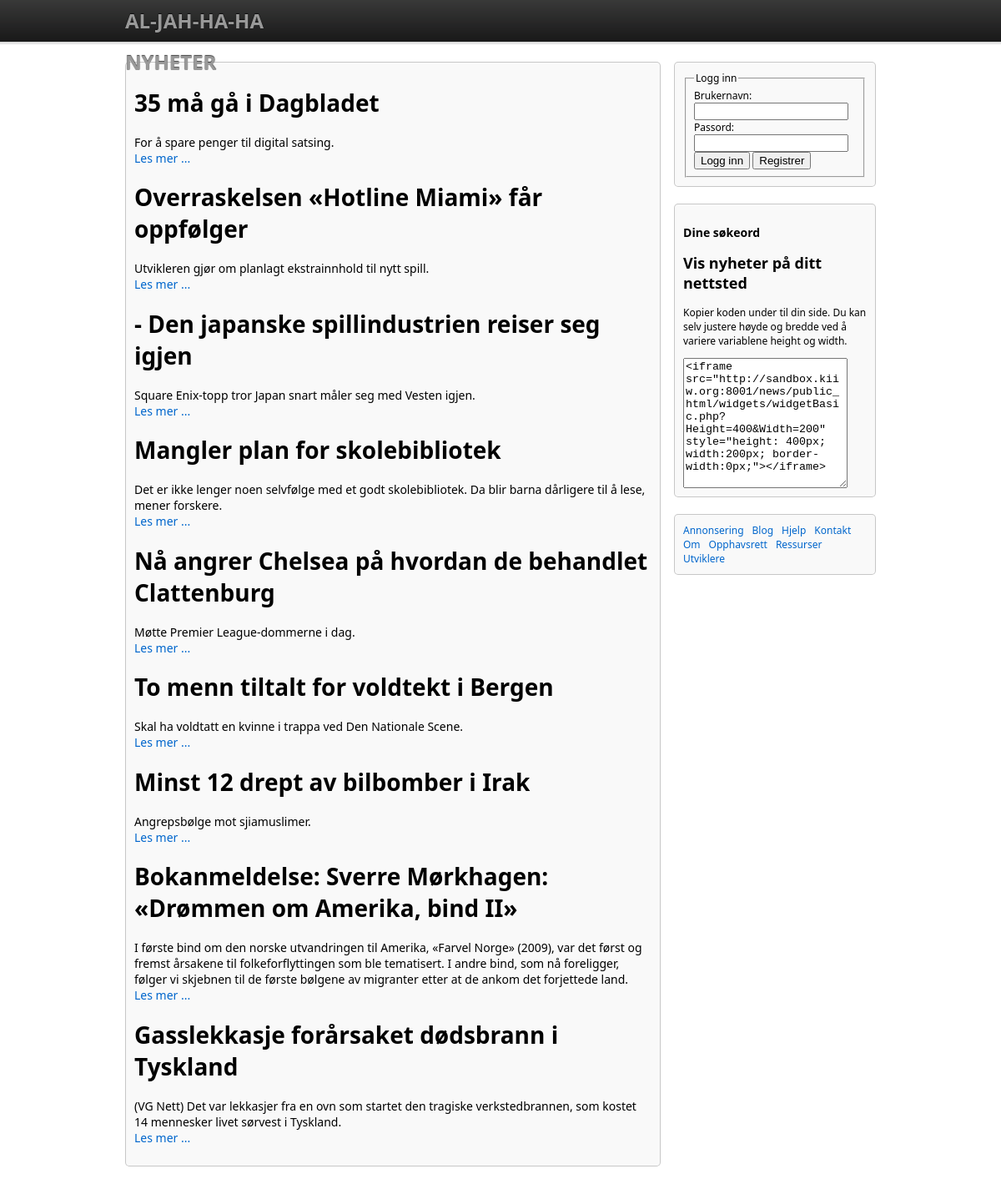
The app's page /news/public_html/index.php with its own data.
### tables this page shows
CREATE TABLE IF NOT EXISTS `news` (
  `id` int(10) unsigned NOT NULL AUTO_INCREMENT,
  `title` varchar(255) NOT NULL,
  `description` mediumtext NOT NULL,
  `link` varchar(255) NOT NULL,
  `author` varchar(150) NOT NULL,
  `publish_date` datetime NOT NULL,
  `guid` varchar(255) NOT NULL,
  PRIMARY KEY (`id`)
);

### news/includes/application.start.php (called while the page is built, shortened)
<?php
function application_autoloader($class)
{
	$folders = explode('_', $class);
}
function fetch($key)
{
	if(isset($_POST[$key]))
		return $_POST[$key];
	elseif(isset($_GET[$key]))
		return $_GET[$key];
	else
		return false;
}
?>

### news/class/Authenticate.php (called while the page is built, shortened)
<?php
require_once 'Database.php';
class Authenticate
{
	private static $_userId = null;
	private static function GetUserIdFromSession()
	{
		if(isset($_SESSION['username']))
		{
			$db = Database::GetInstance();
			$ip = $_SERVER['REMOTE_ADDR'];
			$sessionId = session_id();
			$username = $_SESSION['username'];
			$queryString = "SELECT id FROM user WHERE user_did_logout = 0 AND username = '".$db->Escape($username)."' AND ip='".$db->Escape($ip)."' AND php_session_id='".$db->Escape($sessionId)."'";
			$id = $db->GetOne($queryString);
			if(empty($id))
			{
				$id = null;
			}
		}
		else
		{
			$id = null;
		}
		return $id;
	}
	public static function IsLoggedIn()
	{
		self::$_userId = self::GetUserId();
		if(self::$_userId != null)
			return true;
		else
			return false;
	}
	public static function GetUserId()
	{
		if(self::$_userId == null)
			self::$_userId = self::GetUserIdFromSession();
		return self::$_userId;
	}
}
?>

### news/class/Configuration.php (called while the page is built)
<?php
class Configuration
{
	private static $databaseHost 		= 'localhost';
	private static $databaseUsername 	= 'gruppe2';
	private static $databasePassword 	= 'gruppe2';
	private static $databaseName 		= 'gruppe2';
	public static function DatabaseHost()
	{
		return self::$databaseHost;
	}
	public static function DatabaseUsername()
	{
		return self::$databaseUsername;
	}
	public static function DatabasePassword()
	{
		return self::$databasePassword;
	}
	public static function DatabaseName()
	{
		return self::$databaseName;
	}
}

### news/class/Database.php (called while the page is built, shortened)
<?php
class Database
{
	private static $instance = null;
	private $_mysqli;
	private function __construct()
	{
		$this->_mysqli = new mysqli(Configuration::DatabaseHost(), Configuration::DatabaseUsername(), Configuration::DatabasePassword(), Configuration::DatabaseName());
	}
	public static function GetInstance()
	{
		if(self::$instance == null)
			self::$instance = new Database();
		return self::$instance;
	}
	public function GetAll($query)
	{
		$array = Array();
		if($result = $this->_mysqli->query($query))
		{
			while($row = $result->fetch_array(MYSQL_ASSOC))
				$array[] = $row;
		}
		else
		{
			trigger_error("Error: $this->_mysqli->error");
		}
		return $array;
	}
}

### news/class/UserDBManager.php (called while the page is built, shortened)
<?php
class UserDBManager
{
	public static function GetUserFromId($userId)
	{
		try
		{
			$db = Database::GetInstance();
			if(is_numeric($userId))
			{
				$query = "SELECT * FROM user WHERE id=".$db->Escape($userId);
				$row = $db->GetRow($query);
			}
			else
			{
				$row = Array();
			}
			if(count($row) > 0)
			{
				$user = self::GetInstanceFromDBRow($row);
				return $user;
			}
			else
			{
				throw new IdentificatorDoesNotExistException("User with id $userId does not exist in database table user");
			}
		}
		catch (Exception $e)
		{}
	}
}

### news/view/user/View_User_News.php (called while the page is built, shortened)
<?php
class View_User_News
{
	public function __construct()
	{
		$module = fetch('Module');
		$this->user = UserDBManager::GetUserFromId(Authenticate::GetUserId());
		if($this->user != null)
		{
			$this->news = NewsDBManager::GetNewsForUserId($this->user->GetUserId());
			$keywords = $this->user->GetKeywords();
			foreach($keywords as $keyword)
			{
				$match = NewsDBManager::GetNewsForKeyword($keyword);
				if(!empty($match))
					$this->keywordNews[$keyword->GetKeyword()] = NewsDBManager::GetNewsForKeyword($keyword);
			}
		}
		else
			$this->news = NewsDBManager::GetAllNews(0,10);
		$this->allNews = NewsDBManager::GetAllNews();
	}
}

### news/class/NewsDBManager.php (called while the page is built, shortened)
<?php
class NewsDBManager
{
	public static function GetAllNews($startAtRow = null, $numberOfRows = null)
	{
		if($numberOfRows == null && $startAtRow == null)
		{
			$limit = '';
		}
		elseif(is_numeric($startAtRow) && $startAtRow >= 0 && $numberOfRows == null)
		{
			$limit = ' LIMIT '.(int)$startAtRow.' ';
		}
		elseif(is_numeric($startAtRow) && is_numeric($numberOfRows) && $startAtRow >= 0)
		{
			$limit = ' LIMIT '.(int)$startAtRow.' , '.(int)$numberOfRows.' ';
		}
		else
		{
			$limit = '';
		}
		$db = Database::GetInstance();
		$query = 'SELECT * FROM news ORDER BY publish_date DESC'.$limit;
		$rows = $db->GetAll($query);
		$result = Array();
		foreach($rows as $row)
			$result[] = self::GetInstanceFromDBRow($row);
		return $result;
	}
	private static function GetInstanceFromDBRow($row)
	{
		return new News($row['id'], $row['title'], $row['description'], $row['link'], $row['author'], $row['publish_date'], $row['guid']);
	}
}

### news/class/News.php (called while the page is built, shortened)
<?php
class News
{
	private $_title;
	private $_description;
	private $_link;
	public function __construct($id, $title, $description, $link, $author, $publishDate, $guid)
	{
		$this->_title = $title;
		$this->_description = $description;
		$this->_link = $link;
	}
	public function GetTitle()
	{
		return $this->_title;
	}
	public function GetDescription()
	{
		return $this->_description;
	}
	public function GetLink()
	{
		return $this->_link;
	}
}

### news/view/user/View_User_Login.php (called while the page is built, shortened)
<?php
class View_User_Login
{
	public function __construct()
	{
		$module = fetch('Module');
		$this->isLoggedIn = Authenticate::IsLoggedIn();
	}
}

### news/public_html/index.php (the view, shortened to what this page needs)
<?php
require_once '../includes/application.start.php';
$login = new View_User_Login();
$news = new View_User_News();
?>
<!DOCTYPE html PUBLIC "-//W3C//DTD XHTML 1.0 Transitional//EN" "http://www.w3.org/TR/xhtml1/DTD/xhtml1-transitional.dtd">
<html xmlns="http://www.w3.org/1999/xhtml">
<head>
<link href="layout.css" rel="stylesheet" type="text/css" />
</head>
<body>
<div id="container">
  <div id="header">
    <div id="logo">
      <h1>Al-jah-ha-ha</h1>
    </div>
    <h1>Nyheter</h1>
  </div>
  <div id="content">
  	<div id="news">
  	<?php foreach($news->news as $item){ ?>
    <div><h1><?php echo $item->GetTitle(); ?></h1>
    <p><?php echo $item->GetDescription(); ?><br />
    <a href="<?php echo $item->GetLink(); ?>">Les mer ...</a></p></div>
    <?php }?>
  	</div>
  </div>
  <div id="login">
    <?php if(!$login->isLoggedIn): ?>
    <form action="" method="post">
      <fieldset>
        <legend>Logg inn</legend>
        <label>Brukernavn: </label>
        <input type="text" value="" name="Username" size="20" />
        <br />
        <label>Passord:</label>
	<br />
        <input type="password" value="" name="Password" size="20" />
   			<button type="submit" name="Action" value="login">Logg inn</button>
   			<button type="submit" name="Action" value="requestRegister">Registrer</button>
      </fieldset>
    </form>
    <?php endif;?>
  </div>
  <div id="advertising">
 <h3>Dine s&oslash;keord</h3>
      <h2>Vis nyheter p&aring; ditt nettsted</h2>
  <p>Kopier koden under til din side. Du kan selv justere h&oslash;yde og bredde ved &aring; variere variablene height og width.</p>
  <textarea rows="10" cols="22"><iframe src="http://sandbox.kiiw.org:8001/news/public_html/widgets/widgetBasic.php?Height=400&Width=200" style="height: 400px; width:200px; border-width:0px;"></iframe></textarea>
  </div>
  <div id="about">
    <ul>
      <li><a href="#">Annonsering</a></li>
      <li><a href="#">Blog</a></li>
      <li><a href="#">Hjelp</a></li>
      <li><a href="#">Kontakt</a></li>
      <li><a href="#">Om</a></li>
      <li><a href="#">Opphavsrett</a></li>
      <li><a href="#">Ressurser</a></li>
      <li><a href="#">Utviklere</a></li>
    </ul>
  </div>
</div>
</body>
</html>

### news/public_html/layout.css (style rules this page uses)
body { font-family: "Segoe UI", Arial, sans-serif; margin: 0px; padding: 0px; font-size: 12px; background-image: url(images/background.png); background-repeat: repeat-x; background-attachment: scroll; }
a { color: #06C; text-decoration: none; }
#container { width: 900px; min-height:900px ; margin-right: auto; margin-left: auto; margin-bottom: 20px; }
#header { margin-bottom: 20px; height: 54px; }
#header h1 { color: #999; text-transform: uppercase; line-height: 50px; text-shadow: 0 -1px 1px rgba(0, 0, 0, .75); padding: 0px; margin: 0px; }
#content { padding: 10px; float: left; width: 620px; background-color: #F9F9F9; border-radius: 5px; border: 1px solid rgba(0, 0, 0, .2); font-size: 14px; }
#login { float: right; width: 220px; padding: 10px; margin-bottom: 20px; background-color: #F9F9F9; border-radius: 5px; border: 1px solid rgba(0, 0, 0, .2); }
#advertising { padding: 10px; float: right; width: 220px; clear: right; margin-bottom: 20px; background-color: #F9F9F9; border-radius: 5px; border: 1px solid rgba(0, 0, 0, .2); }
#about { padding: 10px; clear: right; float: right; width: 220px; margin-bottom: 20px; background-color: #F9F9F9; border-radius: 5px; border: 1px solid rgba(0, 0, 0, .2); }
#about ul { list-style-type: none; margin: 0px; padding: 0px; }
#about ul li a { display: inline; float: left; margin-right: 10px; text-decoration: none; color: #06C; }

### records on screen
news: title "Gasslekkasje forårsaket dødsbrann i Tyskland", description "(VG Nett) Det var lekkasjer fra en ovn som startet den tragiske verkstedbrannen, som kostet 14 mennesker livet sørvest i Tyskland."
news: title "35 må gå i Dagbladet", description "For å spare penger til digital satsing."
news: title "Overraskelsen «Hotline Miami» får oppfølger", description "Utvikleren gjør om planlagt ekstrainnhold til nytt spill."
news: title "- Den japanske spillindustrien reiser seg igjen", description "Square Enix-topp tror Japan snart måler seg med Vesten igjen."
news: title "Mangler plan for skolebibliotek", description "Det er ikke lenger noen selvfølge med et godt skolebibliotek. Da blir barna dårligere til å lese, mener forskere."
news: title "Nå angrer Chelsea på hvordan de behandlet Clattenburg", description "Møtte Premier League-dommerne i dag."
news: title "To menn tiltalt for voldtekt i Bergen", description "Skal ha voldtatt en kvinne i trappa ved Den Nationale Scene."
news: title "Minst 12 drept av bilbomber i Irak", description "Angrepsbølge mot sjiamuslimer."
news: title "Bokanmeldelse: Sverre Mørkhagen: «Drømmen om Amerika, bind II»", description "I første bind om den norske utvandringen til Amerika, «Farvel Norge» (2009), var det først og fremst årsakene til folkeforflyttingen som ble tematisert. I andre bind, som nå foreligger, følger vi skjebnen til de første bølgene av migranter etter at de ankom det forjettede land."
